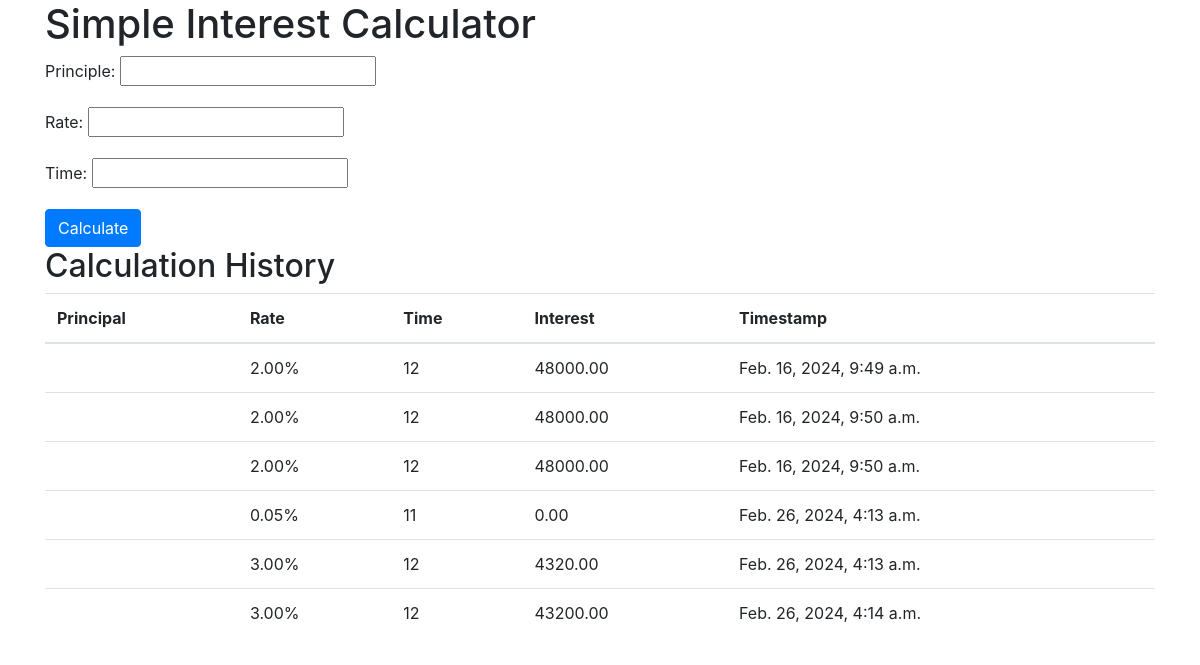
The page / on the database its author committed.
### calculator/models.py (models this page shows)
class Calculation(models.Model):
    principle = models.DecimalField(max_digits=10,decimal_places=2)
    rate = models.DecimalField(max_digits=10,decimal_places=2)
    time = models.IntegerField()
    result = models.DecimalField(max_digits=10,decimal_places=2)
    timestamp = models.DateTimeField(auto_now_add=True)

### calculator/views.py (the view)
# urls.py: path('', views.index, name='index'),
def index(request):
    if request.method == 'POST':
            form = CalculationForm(request.POST)
            if form.is_valid():
               instance = form.save(commit= False)
               instance.result = instance.principle*(instance.rate/100)*instance.time
               instance.save()
               return redirect('index')
    else:
         form = CalculationForm()
    Calculations = Calculation.objects.all().order_by
    return render(request, 'index.html', {'form': form, 'calculations': Calculations})

### calculator/forms.py
class CalculationForm(forms.ModelForm):
    class Meta:
        model = Calculation
        fields = ['principle','rate','time']

### calculator/templates/index.html (shortened to what this page needs)
<!DOCTYPE html>
<html>
<head>
    <link rel="stylesheet" href="https://stackpath.bootstrapcdn.com/bootstrap/4.4.1/css/bootstrap.min.css">
</head>
<body>
    <div class="container">
        <h1>Simple Interest Calculator</h1>
        <form method="POST">
            {{ form.as_p }}
            <button type="submit" class="btn btn-primary">Calculate</button>
        </form>
        <h2>Calculation History</h2>
        <table class="table">
            <thead>
                <tr>
                    <th>Principal</th>
                    <th>Rate</th>
                    <th>Time</th>
                    <th>Interest</th>
                    <th>Timestamp</th>
                </tr>
            </thead>
            <tbody>
                {% for calculation in calculations %}
                <tr>
                    <td>{{ calculation.principal }}</td>
                    <td>{{ calculation.rate }}%</td>
                    <td>{{ calculation.time }}</td>
                    <td>{{ calculation.result }}</td>
                    <td>{{ calculation.timestamp }}</td>
                </tr>
                {% endfor %}
            </tbody>
        </table>
    </div>
</body>
</html>

### rows shown on the page
Calculation: rate "2.00", time "12", result "48000.00", timestamp "Feb. 16, 2024, 9:49 a.m."
Calculation: rate "2.00", time "12", result "48000.00", timestamp "Feb. 16, 2024, 9:50 a.m."
Calculation: rate "2.00", time "12", result "48000.00", timestamp "Feb. 16, 2024, 9:50 a.m."
Calculation: rate "0.05", time "11", result "0.00", timestamp "Feb. 26, 2024, 4:13 a.m."
Calculation: rate "3.00", time "12", result "4320.00", timestamp "Feb. 26, 2024, 4:13 a.m."
Calculation: rate "3.00", time "12", result "43200.00", timestamp "Feb. 26, 2024, 4:14 a.m."
